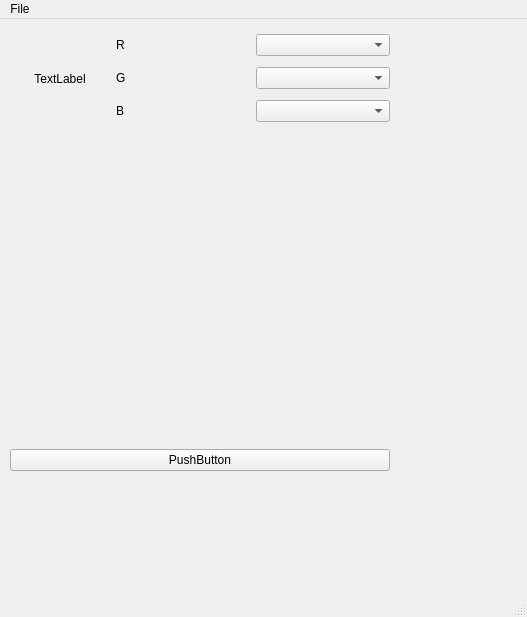
<?xml version="1.0" encoding="UTF-8"?>
<ui version="4.0">
 <class>MainWindow</class>
 <widget class="QMainWindow" name="MainWindow">
  <property name="geometry">
   <rect>
    <x>0</x>
    <y>0</y>
    <width>527</width>
    <height>617</height>
   </rect>
  </property>
  <property name="sizePolicy">
   <sizepolicy hsizetype="Expanding" vsizetype="Expanding">
    <horstretch>0</horstretch>
    <verstretch>0</verstretch>
   </sizepolicy>
  </property>
  <property name="windowTitle">
   <string>MainWindow</string>
  </property>
  <property name="layoutDirection">
   <enum>Qt::LeftToRight</enum>
  </property>
  <property name="styleSheet">
   <string notr="true"/>
  </property>
  <widget class="QWidget" name="centralwidget">
   <property name="sizePolicy">
    <sizepolicy hsizetype="Expanding" vsizetype="Expanding">
     <horstretch>0</horstretch>
     <verstretch>0</verstretch>
    </sizepolicy>
   </property>
   <property name="maximumSize">
    <size>
     <width>1000</width>
     <height>1000</height>
    </size>
   </property>
   <property name="styleSheet">
    <string notr="true"/>
   </property>
   <widget class="QWidget" name="verticalLayoutWidget">
    <property name="geometry">
     <rect>
      <x>10</x>
      <y>10</y>
      <width>380</width>
      <height>442</height>
     </rect>
    </property>
    <layout class="QVBoxLayout" name="mainVLayout">
     <property name="sizeConstraint">
      <enum>QLayout::SetDefaultConstraint</enum>
     </property>
     <item>
      <layout class="QHBoxLayout" name="textureCardHLayout">
       <item>
        <widget class="QLabel" name="dropArea">
         <property name="sizePolicy">
          <sizepolicy hsizetype="Fixed" vsizetype="Fixed">
           <horstretch>0</horstretch>
           <verstretch>0</verstretch>
          </sizepolicy>
         </property>
         <property name="minimumSize">
          <size>
           <width>100</width>
           <height>100</height>
          </size>
         </property>
         <property name="autoFillBackground">
          <bool>false</bool>
         </property>
         <property name="styleSheet">
          <string notr="true"/>
         </property>
         <property name="lineWidth">
          <number>1</number>
         </property>
         <property name="text">
          <string>TextLabel</string>
         </property>
         <property name="scaledContents">
          <bool>false</bool>
         </property>
         <property name="alignment">
          <set>Qt::AlignCenter</set>
         </property>
        </widget>
       </item>
       <item>
        <layout class="QVBoxLayout" name="textireChannelsVLayout">
         <item>
          <layout class="QHBoxLayout" name="channelHLayoutR">
           <item>
            <widget class="QLabel" name="R">
             <property name="text">
              <string>R</string>
             </property>
            </widget>
           </item>
           <item>
            <widget class="QComboBox" name="RComboBox"/>
           </item>
          </layout>
         </item>
         <item>
          <layout class="QHBoxLayout" name="channelHLayoutG">
           <item>
            <widget class="QLabel" name="G">
             <property name="text">
              <string>G</string>
             </property>
            </widget>
           </item>
           <item>
            <widget class="QComboBox" name="GComboBox"/>
           </item>
          </layout>
         </item>
         <item>
          <layout class="QHBoxLayout" name="channelHLayoutB">
           <item>
            <widget class="QLabel" name="B">
             <property name="text">
              <string>B</string>
             </property>
            </widget>
           </item>
           <item>
            <widget class="QComboBox" name="BComboBox">
             <property name="editable">
              <bool>false</bool>
             </property>
            </widget>
           </item>
          </layout>
         </item>
        </layout>
       </item>
      </layout>
     </item>
     <item>
      <spacer name="verticalSpacer">
       <property name="orientation">
        <enum>Qt::Vertical</enum>
       </property>
       <property name="sizeType">
        <enum>QSizePolicy::Expanding</enum>
       </property>
       <property name="sizeHint" stdset="0">
        <size>
         <width>378</width>
         <height>13</height>
        </size>
       </property>
      </spacer>
     </item>
     <item>
      <widget class="QPushButton" name="buttonRun">
       <property name="text">
        <string>PushButton</string>
       </property>
      </widget>
     </item>
    </layout>
   </widget>
  </widget>
  <widget class="QMenuBar" name="menubar">
   <property name="geometry">
    <rect>
     <x>0</x>
     <y>0</y>
     <width>527</width>
     <height>21</height>
    </rect>
   </property>
   <widget class="QMenu" name="menua">
    <property name="title">
     <string>File</string>
    </property>
    <addaction name="actionSelect_Albedo_Map"/>
   </widget>
   <addaction name="menua"/>
  </widget>
  <widget class="QStatusBar" name="statusbar"/>
  <action name="actionSelect_Albedo_Map">
   <property name="text">
    <string>Select Albedo Map...</string>
   </property>
  </action>
 </widget>
 <tabstops>
  <tabstop>buttonRun</tabstop>
 </tabstops>
 <resources/>
 <connections/>
</ui>
